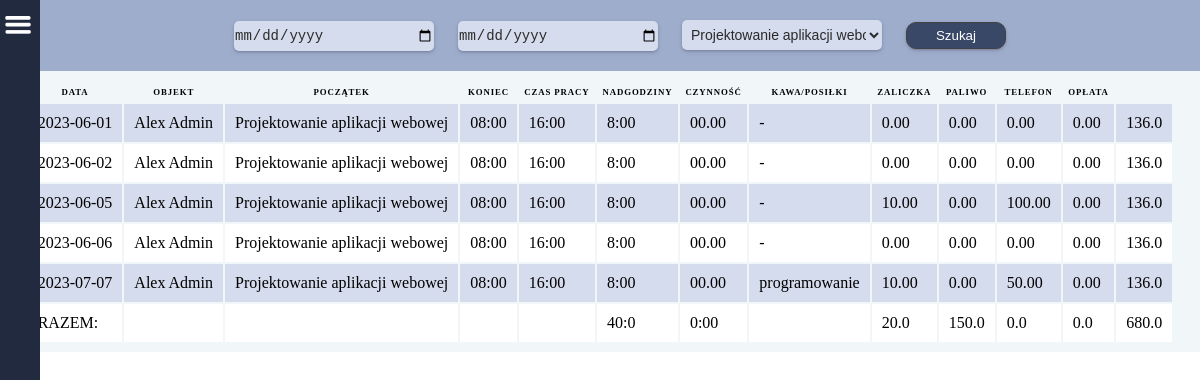
The app's page /workobject_raport/1/58/ (signed in), older data.
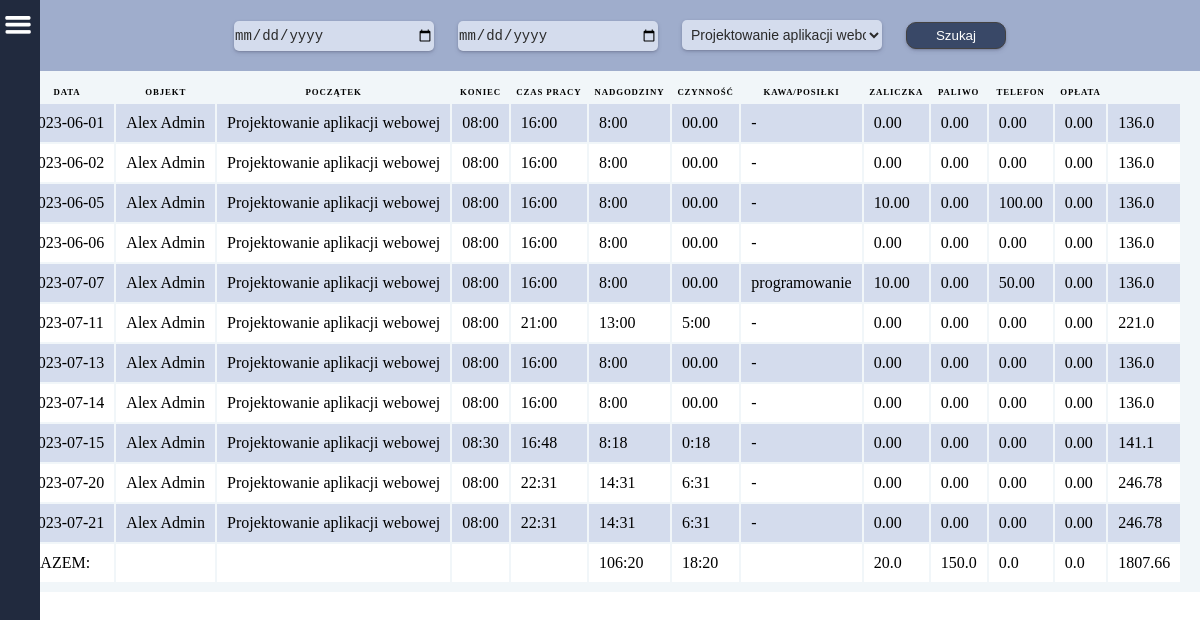
The same page, newer data.
### main/models.py (models this page shows, shortened)
class Work(models.Model):
    date = models.CharField(
        null=False,
        default='00-00-00',
        max_length=8,
        verbose_name='Data',
    )
    username = models.CharField(
        null=True,
        max_length=125,
        verbose_name='Imię użytkownika',
    )
    timestart = models.CharField(
        null=False,
        default='00:00',
        max_length=5,
        verbose_name='Początek',
    )
    timefinish = models.CharField(
        null=False,
        default='00:00',
        max_length=5,
        verbose_name='Koniec',
    )
    diff_time = models.CharField(
        null=True,
        default='00:00',
        max_length=5,
        verbose_name='Czas pracy',
    )
    over_time = models.CharField(
        null=True,
        default='00:00',
        max_length=5,
        verbose_name='Nadgodziny',
    )
    sum_time_sec = models.FloatField(
        null=True,
        default=0.00,
        verbose_name='Czas pracy razem',
    )
    sum_over_time_sec = models.CharField(
        null=True,
        default='00:00',
        max_length=5,
        verbose_name='Nadgodziny',
    )
    work_object = models.CharField(
        null=True,
        max_length=100,
        verbose_name='Miejsce pracy',
    )
    work_type = models.CharField(
        null=True,
        max_length=100,
        verbose_name='Czynność',
    )
    coffee_food = models.CharField(
        null=True,
        max_length=100,
        verbose_name='Kawa/Posiłki',
    )
    fuel = models.CharField(
        null=True,
        max_length=100,
        verbose_name='Paliwo',
    )
    prepayment = models.CharField(
        null=True,
        max_length=100,
        verbose_name='Zaliczka',
    )
    phone_costs = models.CharField(
        null=True,
        max_length=100,
        verbose_name='Telefon',
    )
    payment = models.CharField(
        null=True,
        default=0.00,
        max_length=100,
        verbose_name='Kwota',
    )
    payment_hour = models.FloatField(
        default=0,
        verbose_name='Stawka za godzinę',
    )
    user = models.ManyToManyField(
        CustomUser,
    )
    work_objects = models.ManyToManyField(
        'WorkObject'
    )

### main/views.py (the view, shortened to what this page needs)
# urls.py: path('workobject_raport/<user_pk>/<object_pk>/', workObjectRaport, name='workobject_raport'),
def workObjectRaport(request, user_pk, object_pk):
    total_fields = {
                'total_coffee_food': 'coffee_food',
                'total_fuel': 'fuel',
                'total_prepayment': 'prepayment',
                'total_phone_costs': 'phone_costs',
                'total_payment': 'payment',
                'total_sum_time_sec': 'sum_time_sec',
                'total_sum_over_time_sec': 'sum_over_time_sec'
            }
    work_object = get_object_or_404(WorkObject, id=object_pk)
    try:
        work_by_date = Work.objects.filter(
            user__id=user_pk,
            work_object=work_object.name,
        ).order_by('date')
    except Exception as e:
        error = f'Nie można wyświetlić raport z powodu błędu: {e}'
        return render(request, 'error.html', context=error)
    totals = {}
    for field_name, field in total_fields.items():
        total = work_by_date.aggregate(total=Sum(field))['total']
        totals[field_name] = round(total, 2)
    total_lists = [
        totals['total_payment'],
        totals['total_phone_costs'],
        totals['total_fuel'],
        totals['total_coffee_food']
    ]
    if any(element is not None for element in total_lists):
        total = sum(total_lists)
    if totals['total_sum_time_sec']:
        total_hours = totals['total_sum_time_sec'] // 3600
        total_sec = totals['total_sum_time_sec'] % 3600
        total_min = total_sec // 60
        total_work_time = f'{int(total_hours)}:{int(total_min)}'
    else:
        total_work_time = '0:00'
    if totals['total_sum_over_time_sec']:
        total_hours = totals['total_sum_over_time_sec'] // 3600
        total_sec = totals['total_sum_over_time_sec'] % 3600
        total_min = total_sec // 60
        if total_min < 10 or total_min == 0.0:
            total_work_over_time = f'{int(total_hours)}:0{int(total_min)}'
        else:
            total_work_over_time = f'{int(total_hours)}:{int(total_min)}'
    else:
        total_work_over_time = '0:00'
    context = {
        'work_by_date': work_by_date,
        'work_object': work_object,
        'total_coffee_food': totals['total_coffee_food'],
        'total_fuel': totals['total_fuel'],
        'total_prepayment': totals['total_prepayment'],
        'total_phone_costs': totals['total_phone_costs'],
        'total_payment': totals['total_payment'],
        'total_work_time': total_work_time,
        'total_work_over_time': total_work_over_time,
    }
    return render(request, 'workobject_raport.html', context)

### main/templatetags/vacation_requests.py (called while the page is built)
@register.simple_tag
def request_quantity():
    reqs = VacationRequest.objects.filter(
        v_request__consideration=True
    ).order_by(
        '-v_request__id'
    ).select_related('v_request')
    return reqs.count()

### main/templates/workobject_raport.html (shortened to what this page needs)
{% extends 'base.html' %}
{% load static %}
    {% block content %}
    <div class="page-container">
        <div class="filter-container">
            <form method="POST">
                <input class="input_" name="sorted_from" id="datetimepicker" type="date">
                <input class="input_" name="sorted_to" id="datetimepicker" type="date">
                <select class="input_" name="work_object">
                    <option value="{{work_object.name}}">{{work_object.name}}</option>
                </select>
                <button class="btn"><p class="btn-title">Szukaj</p></button>
            </form>
        </div>
        <div class="container">
            <table>
                <thead>
                    <tr>
                        <th>Data</th>
                        <th>Objekt</th>
                        <th>Początek</th>
                        <th>Koniec</th>
                        <th>Czas pracy</th>
                        <th>Nadgodziny</th>
                        <th>Czynność</th>
                        <th>Kawa/Posiłki</th>
                        <th>Zaliczka</th>
                        <th>Paliwo</th>
                        <th>Telefon</th>
                        <th>Opłata</th>
                    </tr>
                </thead>
                {% for work in work_by_date %}
                    <tr>
                        <td class="odd" data-label="Data">{{work.date}}</td>
                        <td class="odd" data-label="Data">{{work.username}}</td>
                        <td class="even" data-label="Objekt">{{work.work_object}}</td>
                        <td class="odd" data-label="Początek">{{work.timestart}}</td>
                        <td class="even" data-label="Koniec">{{work.timefinish}}</td>
                        <td class="odd" data-label="Czas pracy">{{work.diff_time}}</td>
                        <td class="even" data-label="Nadgodziny">{{work.over_time}}</td>
                        {% if work.work_type %}
                            <td class="odd" data-label="Czynność">{{work.work_type}}</td>
                        {% else %}
                            <td class="odd" data-label="Czynność"> - </td>
                        {% endif %}
                        <td class="even" data-label="Kawa/Posiłki">{{work.coffee_food}}</td>
                        <td class="odd" data-label="Zaliczka">{{work.prepayment}}</td>
                        <td class="even" data-label="Paliwo">{{work.fuel}}</td>
                        <td class="odd" data-label="Telefon">{{work.phone_costs}}</td>
                        <td class="even" data-label="Opłata">{{work.payment}}</td>
                    </tr>
                {% endfor %}
                    <tr>
                        <td>RAZEM:</td>
                        <td></td>
                        <td></td>
                        <td></td>
                        <td></td>
                        <td data-label="Czas pracy">{{total_work_time}}</td>
                        <td data-label="Nadgodziny">{{total_work_over_time}}</td>
                        <td ></td>
                        <td data-label="Kawa/Posiłki">{{total_coffee_food}}</td>
                        <td data-label="Zaliczka">{{total_fuel}}</td>
                        <td data-label="Paliwo">{{total_prepayment}}</td>
                        <td data-label="Telefon">{{total_phone_costs}}</td>
                        <td data-label="Opłata">{{total_payment}}</td>
                    </tr>
            </table>
        </div>
    </div>
    {% endblock %}

Row changes from the older to the newer data that the page shows:
added Work: date "2023-07-11", username "Alex Admin", work_object "Projektowanie aplikacji webowej", timestart "08:00", timefinish "21:00", diff_time "13:00", over_time "5:00", coffee_food "0.00", prepayment "0.00", fuel "0.00", phone_costs "0.00", payment "221.0"
added Work: date "2023-07-13", username "Alex Admin", work_object "Projektowanie aplikacji webowej", timestart "08:00", timefinish "16:00", diff_time "8:00", over_time "00.00", coffee_food "0.00", prepayment "0.00", fuel "0.00", phone_costs "0.00", payment "136.0"
added Work: date "2023-07-14", username "Alex Admin", work_object "Projektowanie aplikacji webowej", timestart "08:00", timefinish "16:00", diff_time "8:00", over_time "00.00", coffee_food "0.00", prepayment "0.00", fuel "0.00", phone_costs "0.00", payment "136.0"
added Work: date "2023-07-15", username "Alex Admin", work_object "Projektowanie aplikacji webowej", timestart "08:30", timefinish "16:48", diff_time "8:18", over_time "0:18", coffee_food "0.00", prepayment "0.00", fuel "0.00", phone_costs "0.00", payment "141.1"
added Work: date "2023-07-20", username "Alex Admin", work_object "Projektowanie aplikacji webowej", timestart "08:00", timefinish "22:31", diff_time "14:31", over_time "6:31", coffee_food "0.00", prepayment "0.00", fuel "0.00", phone_costs "0.00", payment "246.78"
added Work: date "2023-07-21", username "Alex Admin", work_object "Projektowanie aplikacji webowej", timestart "08:00", timefinish "22:31", diff_time "14:31", over_time "6:31", coffee_food "0.00", prepayment "0.00", fuel "0.00", phone_costs "0.00", payment "246.78"
Text that changed along with them:
{{ total_work_time }}: "40:0" → "106:20"
{{ total_work_over_time }}: "0:00" → "18:20"
{{ total_payment }}: "680.0" → "1807.66"
